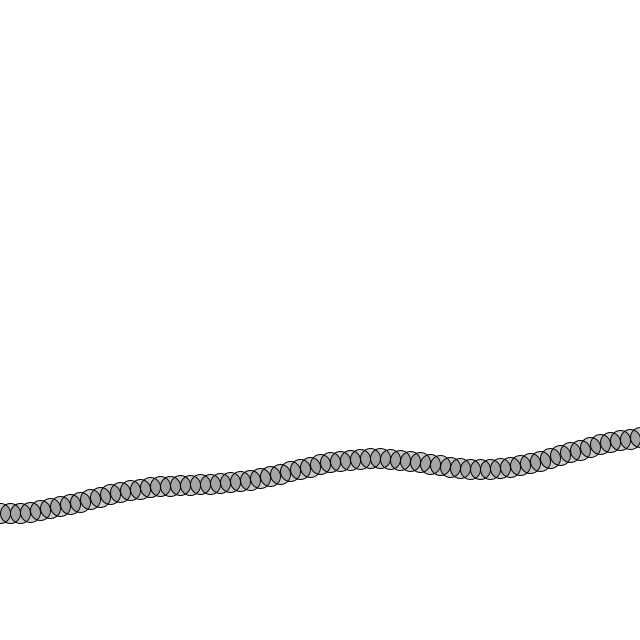
Frame 1 (no input)
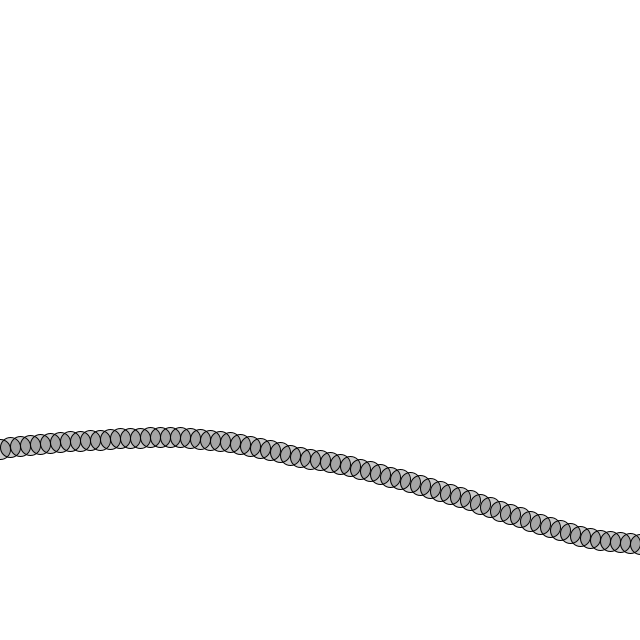
Frame 60 (the mouse pressed at the canvas centre just before this capture)
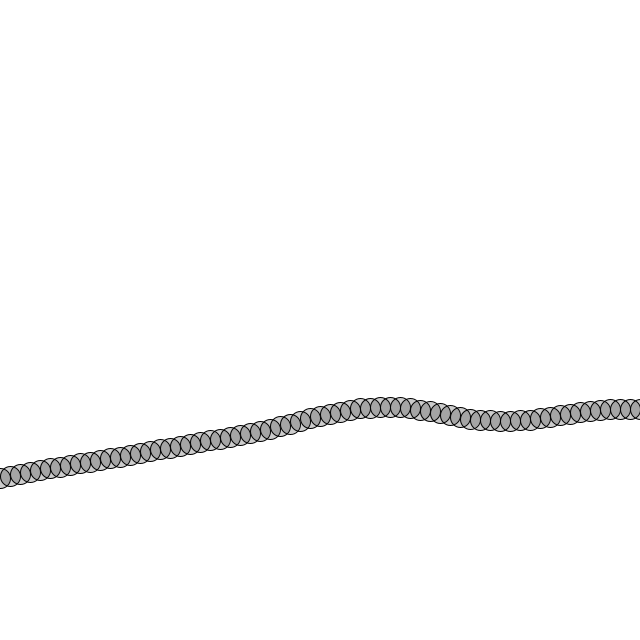
Frame 120 (the mouse held since frame 60 and released just before this capture)

The Processing sketch that drew these frames (run headless with seeded random() and noise(); from frame 60 on, the mouse is pressed at the canvas centre):

// Processing sketch: NoC_3_PerlinWave
// ── NoC_3_PerlinWave.pde
float startAngle = 0;
float angleVel = 0.01;
 
void setup() {
  size(640,640);
}
 
void draw() {
  background(255);
 
float angle = startAngle;
 
  for (int x = 0; x <= width; x += 10) {
    float y = map(noise(angle),-1,1,0,height);
    stroke(0);
    fill(0,50);
    ellipse(x,y,20,20);
    angle += angleVel;
  }
  
  startAngle += 0.02;
}
